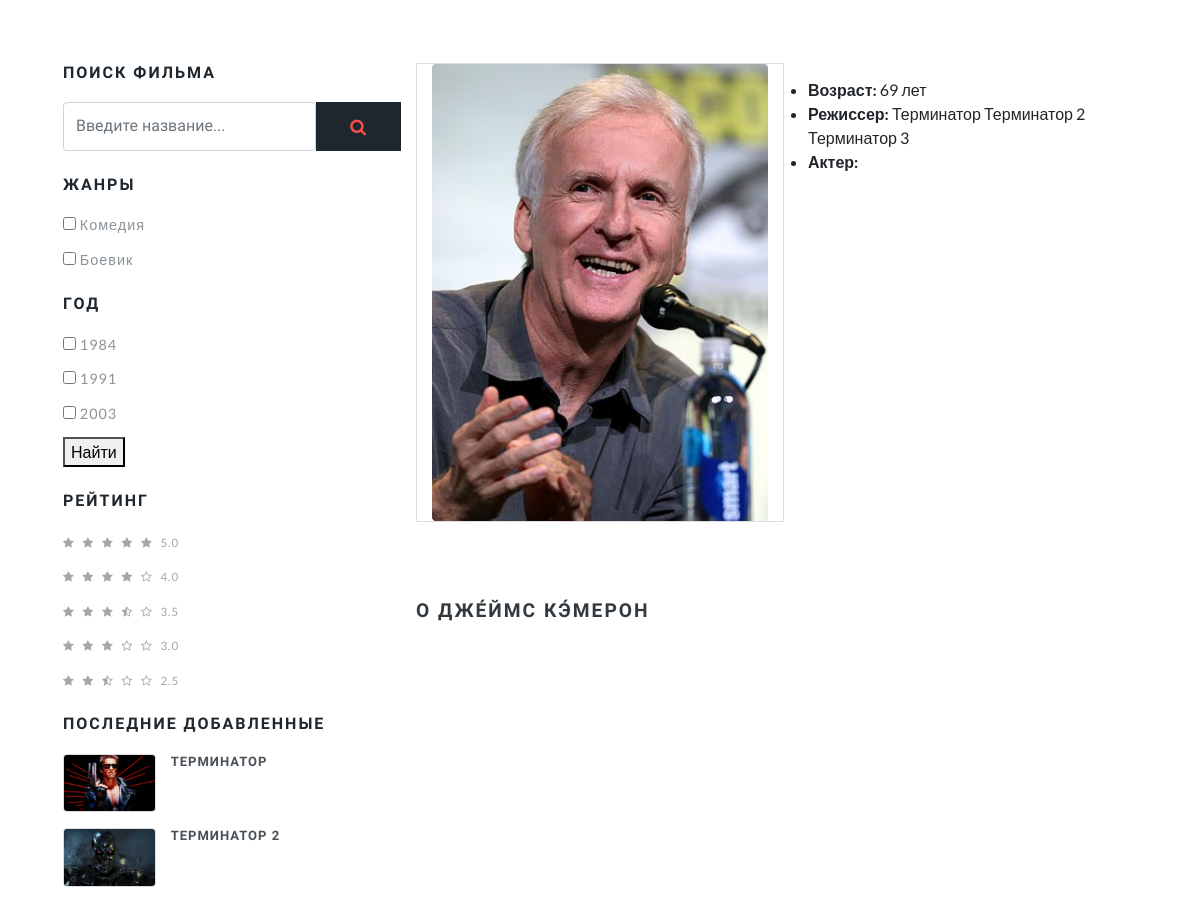
/actor/Дже́ймс Кэ́мерон/ (middle part), run on an earlier commit of the app's database.
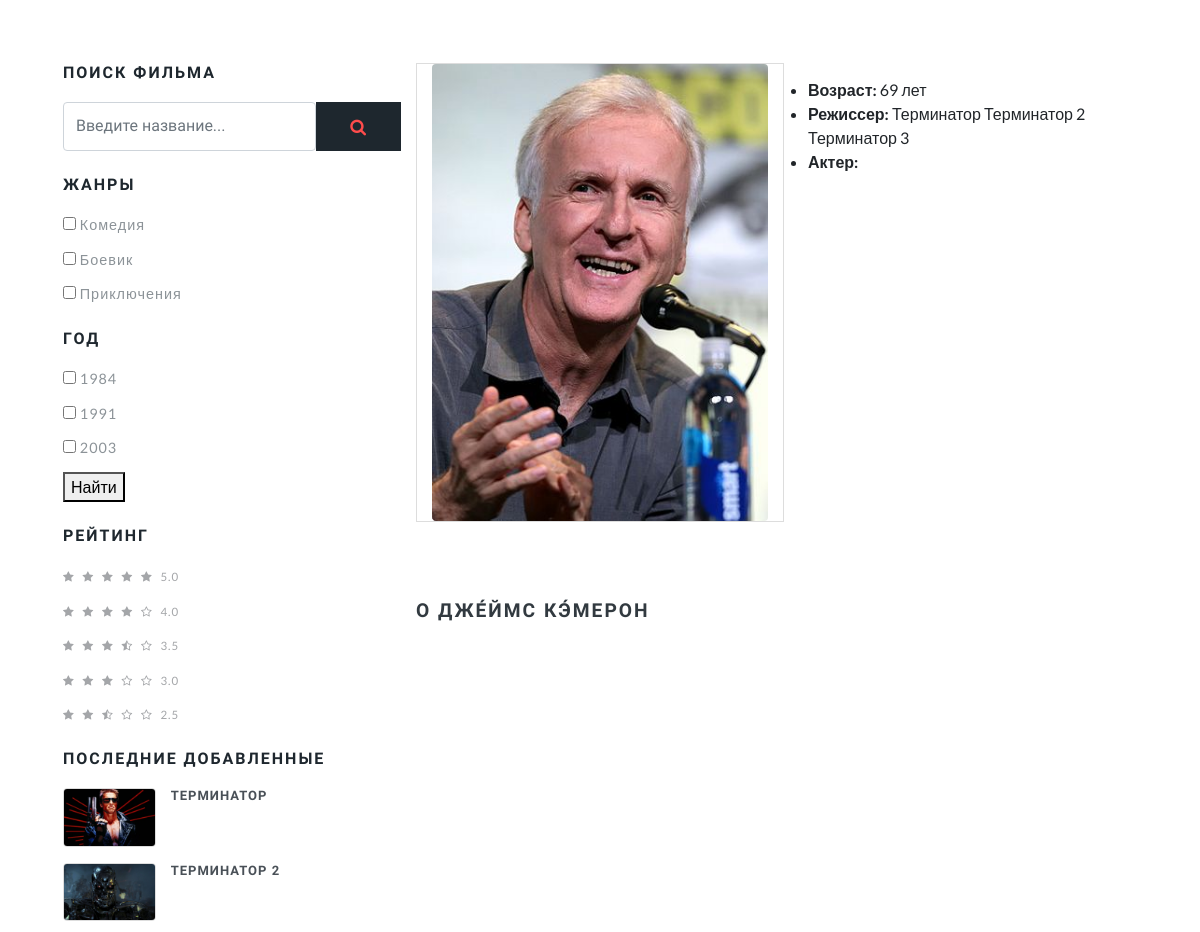
And on a later commit of the database.
### movies/models.py (models this page shows, shortened)
class Genre(models.Model):
    name = models.CharField('Имя', max_length=100)
    description = models.TextField("Описание")
    url = models.SlugField(max_length=160, unique=True)
    class Meta:
        verbose_name = 'Жанр'
        verbose_name_plural = 'Жанры'

class Movie(models.Model):
    title = models.CharField("Название", max_length=100)
    tagline = models.CharField("Слоган", max_length=100, default='')
    description = models.TextField("Описание")
    poster = models.ImageField("Постер", upload_to='movies/')
    year = models.PositiveIntegerField("Дата выхода", default=2019)
    country = models.CharField("Страна", max_length=30)
    directors = models.ManyToManyField(Actor, verbose_name="режиссер", related_name="film_director")
    actors = models.ManyToManyField(Actor, verbose_name="актеры", related_name="film_actor")
    genres = models.ManyToManyField(Genre, verbose_name="жанры")
    world_premiere = models.DateField("Премьера в мире", default=date.today)
    budget = models.PositiveIntegerField("Бюджет", default=0, help_text="указывать сумму в долларах")
    fees_in_usa = models.PositiveIntegerField("Сборы в США", default=0, help_text="указывать сумму в долларах")
    fees_in_world = models.PositiveIntegerField("Сборы в мире", default=0, help_text="указывать сумму в долларах")
    category = models.ForeignKey(Category, verbose_name="Категория", on_delete=models.SET_NULL, null=True)
    url = models.SlugField(max_length=160, unique=True)
    draft = models.BooleanField("Черновик", default=False)
    def get_absolute_url(self):
        return reverse('movie-detail', kwargs={'slug': self.url})
    class Meta:
        verbose_name = 'Фильм'
        verbose_name_plural = 'Фильмы'

### movies/views.py (the view)
# urls.py: path('actor/<str:slug>/', views.ActorView.as_view(), name='actor_detail'),
class ActorView(GenreYear, DetailView):
    model = Actor
    template_name = 'movies/actor.html'
    slug_field = 'name'

### movies/templatetags/movie_tag.py (called while the page is built)
@register.simple_tag()
def get_categories():
    return Category.objects.all()

@register.inclusion_tag("movies/tags/last_movie.html")
def get_last_movies(count=5):
    movies = Movie.objects.order_by("id")[:count]
    return {"last_movies": movies}

### movies/views.py (called while the page is built)
    def get_genres(self):
        return Genre.objects.all()

    def get_years(self):
        return Movie.objects.filter(draft=False).values('year')

### templates/movies/actor.html (shortened to what this page needs)
{% extends 'movies/base.html' %}
{% load static %}
{% block container %}
<div class="container py-md-3">
    {% endblock container %}
    {% block sidebar %}
    <div class="side-bar col-lg-4">
        {% endblock sidebar %}
        {% block movie %}
        <div class="left-ads-display col-lg-8">
            <div class="row">
                <div class="desc1-left col-md-6">
                    <img src="{{ actor.image.url }}" class="img-fluid" alt="">
                </div>
                <div class="desc1-right col-md-6 pl-lg-4">
                    <ul>
                        <li>
                            <span><b>Возраст:</b> {{ actor.age }} лет</span></li>
                        <li>
                            <span><b>Режиссер:</b>
                                {% for movie in actor.film_director.all %}
                                    {{ movie.title }}
                                {% endfor %}
                            </span>
                        </li>
                        <li><span><b>Актер:</b>
                        </span>
                        </li>
                    </ul>
                </div>
            </div>
            <div class="row sub-para-w3layouts mt-5">
                <h3 class="shop-sing editContent">
                    О {{ actor.name }}
                </h3>
            </div>
        </div>
{% endblock movie %}

### templates/include/sidebar.html
{% load movie_tag %}
<div class="search-bar w3layouts-newsletter">
    <h3 class="sear-head editContent">Поиск фильма</h3>
    <form action="#" method="post" class="d-flex editContent">
        <input type="search" placeholder="Введите название..." name="search" class="form-control"
               required="">
        <button class="btn1 btn"><span class="fa fa-search" aria-hidden="true"></span></button>
    </form>
</div>
<form action="{% url 'filter' %}" method="get">
    <div class="left-side my-4">
        <h3 class="sear-head editContent">Жанры</h3>
        <ul class="w3layouts-box-list">
            {% for genre in view.get_genres %}
            <li class="editContent">
                <input type="checkbox" class="checked" name="genre" value="{{ genre.id }}">
                <span class="span editContent">{{ genre.name }}</span>
            </li>
            {% endfor %}
        </ul>
    </div>
    <div class="left-side">
        <h3 class="sear-head editContent">Год</h3>
        <ul class="w3layouts-box-list">
            {% for movie in view.get_years %}
            <li class="editContent">
                <input type="checkbox" class="checked" name="year" value="{{ movie.year }}">
                <span class="span editContent">{{ movie.year }}</span>
            </li>
            {% endfor %}
        </ul>
    </div>
    <button type="submit">Найти</button>
</form>
<div class="customer-rev left-side my-4">
    <h3 class="sear-head editContent">Рейтинг</h3>
    <ul class="w3layouts-box-list">
        <li>
            <a href="#">
                <span class="fa fa-star" aria-hidden="true"></span>
                <span class="fa fa-star" aria-hidden="true"></span>
                <span class="fa fa-star" aria-hidden="true"></span>
                <span class="fa fa-star" aria-hidden="true"></span>
                <span class="fa fa-star" aria-hidden="true"></span>
                <span class="editContent">5.0</span>
            </a>
        </li>
        <li>
            <a href="#">
                <span class="fa fa-star" aria-hidden="true"></span>
                <span class="fa fa-star" aria-hidden="true"></span>
                <span class="fa fa-star" aria-hidden="true"></span>
                <span class="fa fa-star" aria-hidden="true"></span>
                <span class="fa fa-star-o" aria-hidden="true"></span>
                <span class="editContent">4.0</span>
            </a>
        </li>
        <li>
            <a href="#">
                <span class="fa fa-star" aria-hidden="true"></span>
                <span class="fa fa-star" aria-hidden="true"></span>
                <span class="fa fa-star" aria-hidden="true"></span>
                <span class="fa fa-star-half-o" aria-hidden="true"></span>
                <span class="fa fa-star-o" aria-hidden="true"></span>
                <span class="editContent">3.5</span>
            </a>
        </li>
        <li>
            <a href="#">
                <span class="fa fa-star" aria-hidden="true"></span>
                <span class="fa fa-star" aria-hidden="true"></span>
                <span class="fa fa-star" aria-hidden="true"></span>
                <span class="fa fa-star-o" aria-hidden="true"></span>
                <span class="fa fa-star-o" aria-hidden="true"></span>
                <span class="editContent">3.0</span>
            </a>
        </li>
        <li>
            <a href="#">
                <span class="fa fa-star" aria-hidden="true"></span>
                <span class="fa fa-star" aria-hidden="true"></span>
                <span class="fa fa-star-half-o" aria-hidden="true"></span>
                <span class="fa fa-star-o" aria-hidden="true"></span>
                <span class="fa fa-star-o" aria-hidden="true"></span>
                <span class="editContent">2.5</span>
            </a>
        </li>
    </ul>
</div>
{% get_last_movies count=3 %}

### templates/movies/tags/last_movie.html (shortened to what this page needs)
<div class="deal-leftmk left-side">
    <h3 class="sear-head editContent">Последние добавленные</h3>
    {% for movie in last_movies %}
    <div class="special-sec1 row mt-3 editContent">
        <div class="img-deals col-md-4">
            <img src="{{ movie.poster.url }}" class="img-fluid" alt="">
        </div>
        <div class="img-deal1 col-md-4">
            <h3 class="editContent">{{ movie.title }}</h3>
        </div>
    </div>
    {% endfor %}
</div>

What changed in the data, as far as the page shows it:
added Genre: name "Приключения"
